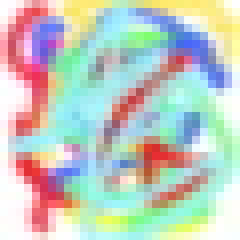
#> input picture junk.jpg, 30 x 30 px (shown 8 times larger)
$ python gpu.py
#> lines starting #> are read from the running program, lines starting #| are printed output that depends on the picture
# Import useful libraries
import numpy as np
import imageio as iio
import matplotlib.pyplot as plt
from IPython.display import display, Image
import queue
import time
from joblib import Parallel, delayed
import copy
import cupy as cp

# Display original image
image = iio.imread("junk.jpg")
#> image is the input picture: shape (30, 30, 3); mean R, G, B 192.8, 202, 192.8
fox = iio.imread("blurryFox.jpg")
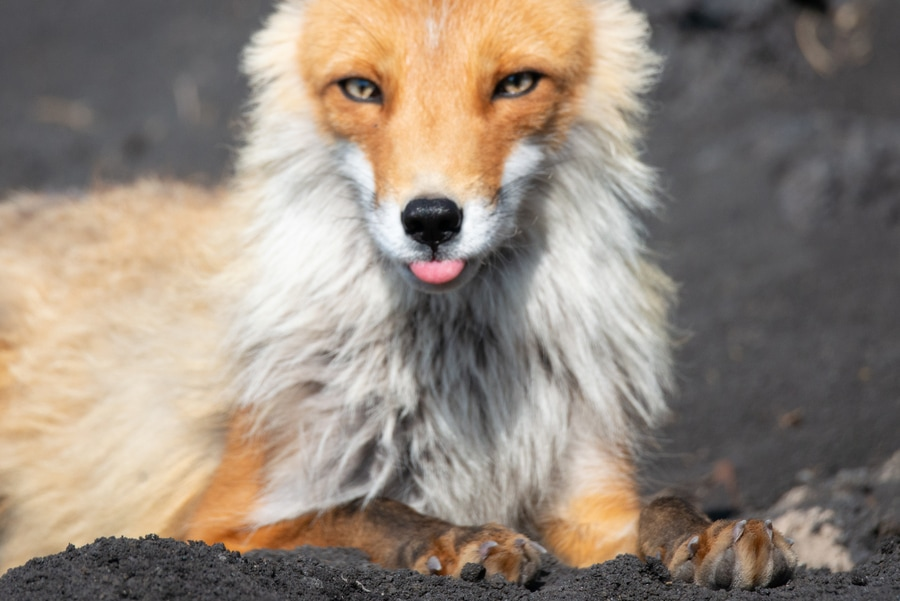
#> input picture blurryFox.jpg, 900 x 601 px
#> fox is the input picture: shape (601, 900, 3); mean R, G, B 147.5, 135, 123.2


# Convert image to array, print out the shape of array, and print out the entire array
img_matrix = iio.core.asarray(image)
fox_matrix = iio.core.asarray(fox)

foxR = copy.deepcopy(fox_matrix[:,:,0])
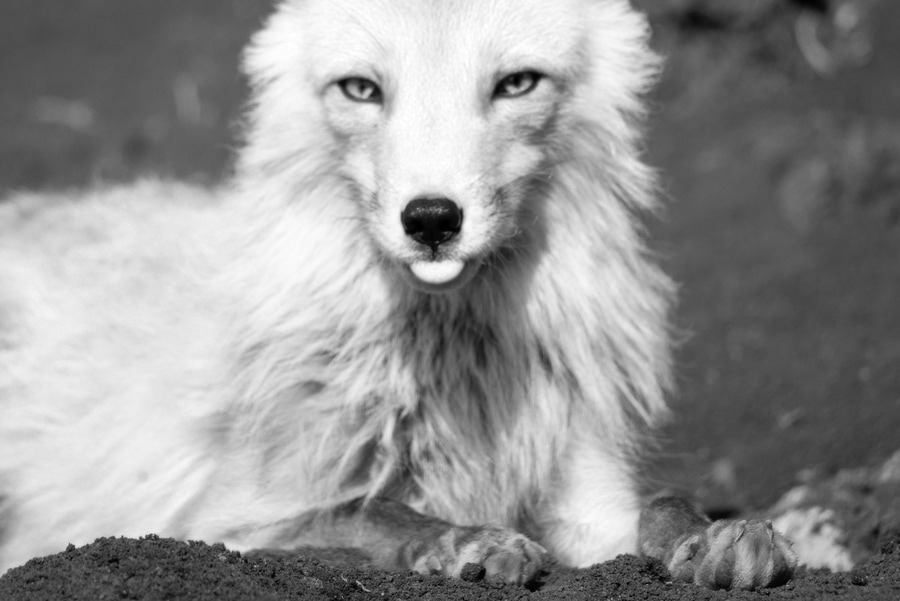
#> foxR: shape (601, 900); min 0, max 255, mean 147.5
foxG = copy.deepcopy(fox_matrix[:,:,1])
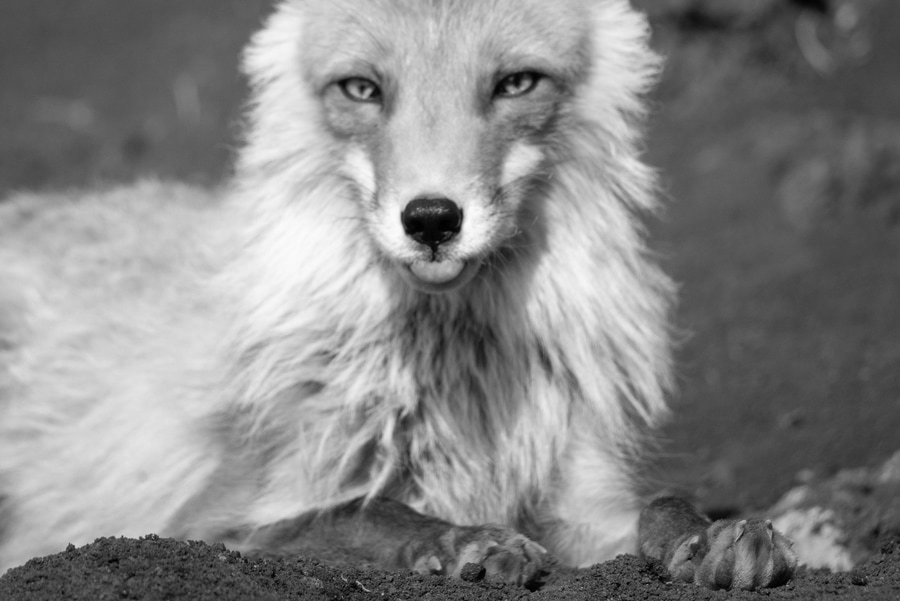
#> foxG: shape (601, 900); min 0, max 252, mean 135
foxB = copy.deepcopy(fox_matrix[:,:,2])
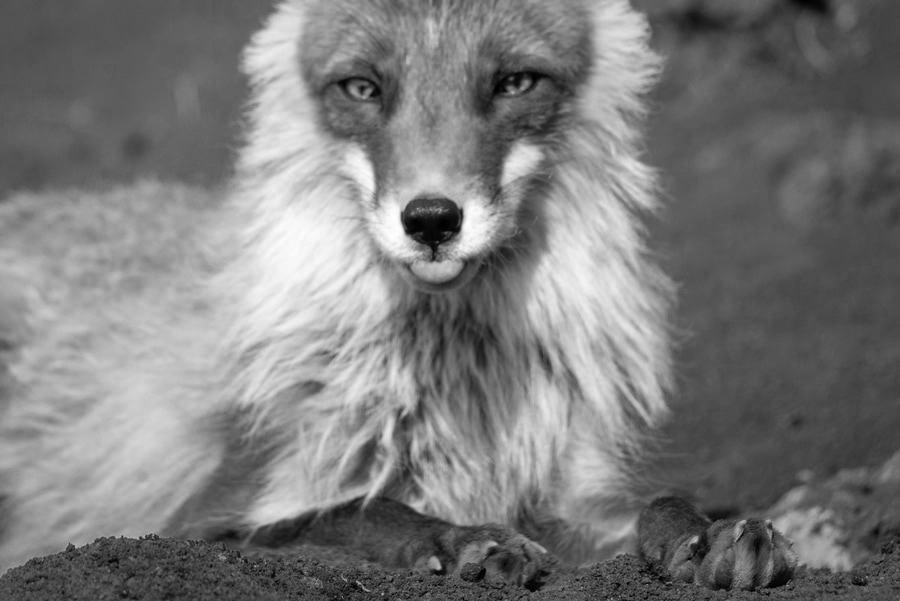
#> foxB: shape (601, 900); min 0, max 255, mean 123.2

#print("Shape of the array is " + str(img_matrix.shape))

def applyMultiThread(img: cp.array, filter: cp.array, stride) -> cp.array:
    tgt_sizeX = img.shape[0]
    tgt_sizeY = img.shape[1]
    k = filter.shape[0]

    convolved_img = cp.zeros((tgt_sizeX, tgt_sizeY))

    for i in range(0, tgt_sizeX - k + 1, stride):
        for j in range(0, tgt_sizeY - k + 1, stride):
            mat = img[i:i+k, j:j+k]
            convolved_img[i, j] = cp.sum(cp.multiply(mat, filter))

    return convolved_img

def doMultiThread(R: np.array, G: np.array, B: np.array):
    sharpeningFilter1 = cp.array([
        [0, -1, 0],
        [-1, 4, -1],
        [0, -1, 0]
    ])

    sharpeningFilter2 = cp.array([
        [0, -1, 0],
        [-1, 4, -1],
        [0, -1, 0]
    ])

    sharpeningFilter3 = cp.array([
        [0, -1, 0],
        [-1, 4, -1],
        [0, -1, 0]
    ])

    results = Parallel(n_jobs=3)(delayed(applyMultiThread)(cp.array(img), cp.array(filt), 1) for img, filt in zip([R, G, B], [sharpeningFilter1, sharpeningFilter2, sharpeningFilter3]))

    combined_image = cp.dstack((results[0], results[1], results[2]))
    combined_image = cp.asnumpy(combined_image) # Convert back to NumPy array for plotting
    combined_image = np.clip(combined_image, 0, 255).astype(np.uint8)

    return combined_image


# Use cupy.array for GPU compatibility
#> (the run stopped early here; a loop or call above may not have finished)
